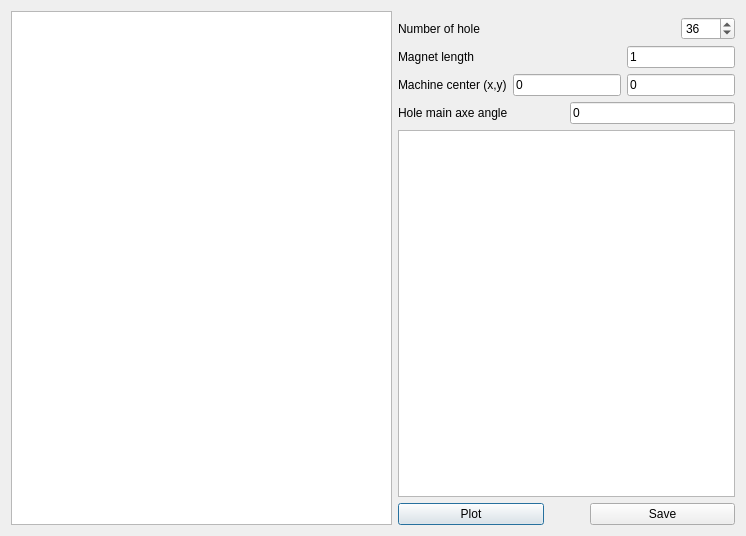
<?xml version="1.0" encoding="UTF-8"?>
<ui version="4.0">
 <class>DXF</class>
 <widget class="QDialog" name="DXF">
  <property name="geometry">
   <rect>
    <x>0</x>
    <y>0</y>
    <width>746</width>
    <height>536</height>
   </rect>
  </property>
  <property name="windowTitle">
   <string>Material Library</string>
  </property>
  <layout class="QVBoxLayout" name="verticalLayout_11">
   <item>
    <layout class="QHBoxLayout" name="horizontalLayout">
     <item>
      <widget class="DXFGraphicsView" name="viewer"/>
     </item>
     <item>
      <layout class="QVBoxLayout" name="verticalLayout">
       <property name="sizeConstraint">
        <enum>QLayout::SetDefaultConstraint</enum>
       </property>
       <item>
        <widget class="WPathSelector" name="w_path_selector" native="true">
         <property name="sizePolicy">
          <sizepolicy hsizetype="Fixed" vsizetype="Preferred">
           <horstretch>0</horstretch>
           <verstretch>0</verstretch>
          </sizepolicy>
         </property>
        </widget>
       </item>
       <item>
        <layout class="QHBoxLayout" name="horizontalLayout_4">
         <item>
          <widget class="QLabel" name="in_zh">
           <property name="text">
            <string>Number of hole</string>
           </property>
          </widget>
         </item>
         <item>
          <widget class="QSpinBox" name="le_zh">
           <property name="sizePolicy">
            <sizepolicy hsizetype="Fixed" vsizetype="Fixed">
             <horstretch>0</horstretch>
             <verstretch>0</verstretch>
            </sizepolicy>
           </property>
           <property name="minimum">
            <number>1</number>
           </property>
           <property name="maximum">
            <number>1000</number>
           </property>
           <property name="singleStep">
            <number>0</number>
           </property>
           <property name="value">
            <number>36</number>
           </property>
          </widget>
         </item>
        </layout>
       </item>
       <item>
        <layout class="QHBoxLayout" name="horizontalLayout_3">
         <item>
          <widget class="QLabel" name="in_mag_len">
           <property name="text">
            <string>Magnet length</string>
           </property>
          </widget>
         </item>
         <item>
          <widget class="FloatEdit" name="le_mag_len">
           <property name="sizePolicy">
            <sizepolicy hsizetype="Fixed" vsizetype="Fixed">
             <horstretch>0</horstretch>
             <verstretch>0</verstretch>
            </sizepolicy>
           </property>
           <property name="text">
            <string>1</string>
           </property>
          </widget>
         </item>
        </layout>
       </item>
       <item>
        <layout class="QHBoxLayout" name="horizontalLayout_5">
         <property name="sizeConstraint">
          <enum>QLayout::SetDefaultConstraint</enum>
         </property>
         <item>
          <widget class="QLabel" name="in_coord_center">
           <property name="text">
            <string>Machine center (x,y)</string>
           </property>
          </widget>
         </item>
         <item>
          <widget class="FloatEdit" name="le_center_x">
           <property name="sizePolicy">
            <sizepolicy hsizetype="Fixed" vsizetype="Fixed">
             <horstretch>0</horstretch>
             <verstretch>0</verstretch>
            </sizepolicy>
           </property>
           <property name="text">
            <string>0</string>
           </property>
          </widget>
         </item>
         <item>
          <widget class="FloatEdit" name="le_center_y">
           <property name="enabled">
            <bool>true</bool>
           </property>
           <property name="sizePolicy">
            <sizepolicy hsizetype="Fixed" vsizetype="Fixed">
             <horstretch>0</horstretch>
             <verstretch>0</verstretch>
            </sizepolicy>
           </property>
           <property name="maximumSize">
            <size>
             <width>137</width>
             <height>16777215</height>
            </size>
           </property>
           <property name="text">
            <string>0</string>
           </property>
          </widget>
         </item>
        </layout>
       </item>
       <item>
        <layout class="QHBoxLayout" name="horizontalLayout_6">
         <item>
          <widget class="QLabel" name="in_axe_angle">
           <property name="text">
            <string>Hole main axe angle</string>
           </property>
          </widget>
         </item>
         <item>
          <widget class="FloatEdit" name="le_axe_angle">
           <property name="sizePolicy">
            <sizepolicy hsizetype="Minimum" vsizetype="Fixed">
             <horstretch>0</horstretch>
             <verstretch>0</verstretch>
            </sizepolicy>
           </property>
           <property name="text">
            <string>0</string>
           </property>
          </widget>
         </item>
        </layout>
       </item>
       <item>
        <widget class="QTableWidget" name="w_surface_list">
         <property name="sizePolicy">
          <sizepolicy hsizetype="Minimum" vsizetype="Expanding">
           <horstretch>0</horstretch>
           <verstretch>0</verstretch>
          </sizepolicy>
         </property>
        </widget>
       </item>
       <item>
        <layout class="QHBoxLayout" name="horizontalLayout_2">
         <property name="sizeConstraint">
          <enum>QLayout::SetFixedSize</enum>
         </property>
         <item>
          <widget class="QPushButton" name="b_plot">
           <property name="text">
            <string>Plot</string>
           </property>
          </widget>
         </item>
         <item>
          <spacer name="horizontalSpacer">
           <property name="orientation">
            <enum>Qt::Horizontal</enum>
           </property>
           <property name="sizeType">
            <enum>QSizePolicy::Fixed</enum>
           </property>
           <property name="sizeHint" stdset="0">
            <size>
             <width>40</width>
             <height>20</height>
            </size>
           </property>
          </spacer>
         </item>
         <item>
          <widget class="QPushButton" name="b_save">
           <property name="text">
            <string>Save</string>
           </property>
          </widget>
         </item>
        </layout>
       </item>
      </layout>
     </item>
    </layout>
   </item>
  </layout>
 </widget>
 <customwidgets>
  <customwidget>
   <class>DXFGraphicsView</class>
   <extends>QGraphicsView</extends>
   <header>.DXFGraphicsView</header>
  </customwidget>
  <customwidget>
   <class>WPathSelector</class>
   <extends>QWidget</extends>
   <header>...GUI.Tools.WPathSelector.WPathSelector</header>
   <container>1</container>
  </customwidget>
  <customwidget>
   <class>FloatEdit</class>
   <extends>QLineEdit</extends>
   <header>...GUI/Tools/FloatEdit</header>
  </customwidget>
 </customwidgets>
 <resources>
  <include location="../../Resources/pyleecan.qrc"/>
 </resources>
 <connections/>
</ui>
